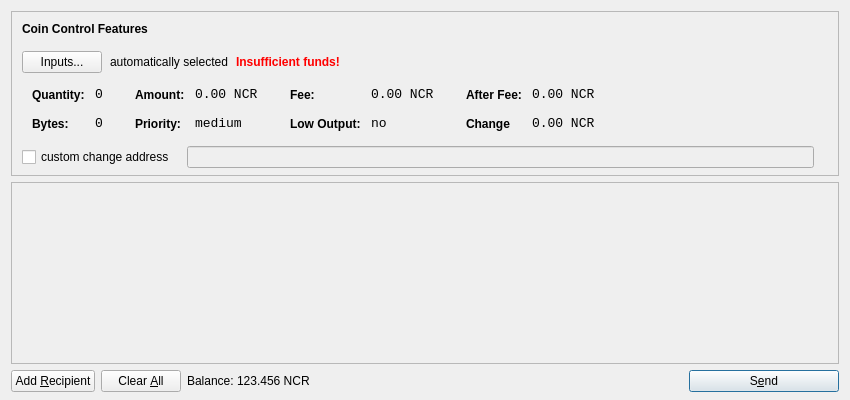
<?xml version="1.0" encoding="UTF-8"?>
<ui version="4.0">
 <class>SendCoinsDialog</class>
 <widget class="QDialog" name="SendCoinsDialog">
  <property name="geometry">
   <rect>
    <x>0</x>
    <y>0</y>
    <width>850</width>
    <height>400</height>
   </rect>
  </property>
  <property name="windowTitle">
   <string>Send Coins</string>
  </property>
  <layout class="QVBoxLayout" name="verticalLayout" stretch="0,1,0">
   <property name="bottomMargin">
    <number>8</number>
   </property>
   <item>
    <widget class="QFrame" name="frameCoinControl">
     <property name="sizePolicy">
      <sizepolicy hsizetype="Expanding" vsizetype="Expanding">
       <horstretch>0</horstretch>
       <verstretch>0</verstretch>
      </sizepolicy>
     </property>
     <property name="maximumSize">
      <size>
       <width>16777215</width>
       <height>16777215</height>
      </size>
     </property>
     <property name="frameShape">
      <enum>QFrame::StyledPanel</enum>
     </property>
     <property name="frameShadow">
      <enum>QFrame::Sunken</enum>
     </property>
     <layout class="QVBoxLayout" name="verticalLayoutCoinControl2">
      <property name="spacing">
       <number>-1</number>
      </property>
      <property name="leftMargin">
       <number>0</number>
      </property>
      <property name="topMargin">
       <number>0</number>
      </property>
      <property name="rightMargin">
       <number>0</number>
      </property>
      <property name="bottomMargin">
       <number>6</number>
      </property>
      <item>
       <layout class="QVBoxLayout" name="verticalLayoutCoinControl" stretch="0,0,0,0,1">
        <property name="spacing">
         <number>0</number>
        </property>
        <property name="leftMargin">
         <number>10</number>
        </property>
        <property name="topMargin">
         <number>10</number>
        </property>
        <item>
         <layout class="QHBoxLayout" name="horizontalLayoutCoinControl1">
          <property name="bottomMargin">
           <number>15</number>
          </property>
          <item>
           <widget class="QLabel" name="labelCoinControlFeatures">
            <property name="sizePolicy">
             <sizepolicy hsizetype="Preferred" vsizetype="Maximum">
              <horstretch>0</horstretch>
              <verstretch>0</verstretch>
             </sizepolicy>
            </property>
            <property name="font">
             <font>
              <weight>75</weight>
              <bold>true</bold>
             </font>
            </property>
            <property name="styleSheet">
             <string notr="true">font-weight:bold;</string>
            </property>
            <property name="text">
             <string>Coin Control Features</string>
            </property>
           </widget>
          </item>
         </layout>
        </item>
        <item>
         <layout class="QHBoxLayout" name="horizontalLayoutCoinControl2" stretch="0,0,0,0">
          <property name="spacing">
           <number>8</number>
          </property>
          <property name="bottomMargin">
           <number>10</number>
          </property>
          <item>
           <widget class="QPushButton" name="pushButtonCoinControl">
            <property name="styleSheet">
             <string notr="true"/>
            </property>
            <property name="text">
             <string>Inputs...</string>
            </property>
           </widget>
          </item>
          <item>
           <widget class="QLabel" name="labelCoinControlAutomaticallySelected">
            <property name="text">
             <string>automatically selected</string>
            </property>
            <property name="margin">
             <number>5</number>
            </property>
           </widget>
          </item>
          <item>
           <widget class="QLabel" name="labelCoinControlInsuffFunds">
            <property name="font">
             <font>
              <weight>75</weight>
              <bold>true</bold>
             </font>
            </property>
            <property name="styleSheet">
             <string notr="true">color:red;font-weight:bold;</string>
            </property>
            <property name="text">
             <string>Insufficient funds!</string>
            </property>
            <property name="margin">
             <number>5</number>
            </property>
           </widget>
          </item>
          <item>
           <spacer name="horizontalSpacerCoinControl">
            <property name="orientation">
             <enum>Qt::Horizontal</enum>
            </property>
            <property name="sizeHint" stdset="0">
             <size>
              <width>40</width>
              <height>1</height>
             </size>
            </property>
           </spacer>
          </item>
         </layout>
        </item>
        <item>
         <widget class="QWidget" name="widgetCoinControl" native="true">
          <property name="sizePolicy">
           <sizepolicy hsizetype="Preferred" vsizetype="Preferred">
            <horstretch>0</horstretch>
            <verstretch>0</verstretch>
           </sizepolicy>
          </property>
          <property name="minimumSize">
           <size>
            <width>0</width>
            <height>0</height>
           </size>
          </property>
          <property name="styleSheet">
           <string notr="true"/>
          </property>
          <layout class="QHBoxLayout" name="horizontalLayoutCoinControl5">
           <property name="margin">
            <number>0</number>
           </property>
           <item>
            <layout class="QHBoxLayout" name="horizontalLayoutCoinControl3" stretch="0,0,0,1">
             <property name="spacing">
              <number>20</number>
             </property>
             <property name="topMargin">
              <number>0</number>
             </property>
             <property name="bottomMargin">
              <number>10</number>
             </property>
             <item>
              <layout class="QFormLayout" name="formLayoutCoinControl1">
               <property name="horizontalSpacing">
                <number>10</number>
               </property>
               <property name="verticalSpacing">
                <number>14</number>
               </property>
               <property name="leftMargin">
                <number>10</number>
               </property>
               <property name="topMargin">
                <number>4</number>
               </property>
               <property name="rightMargin">
                <number>6</number>
               </property>
               <item row="0" column="0">
                <widget class="QLabel" name="labelCoinControlQuantityText">
                 <property name="styleSheet">
                  <string notr="true">font-weight:bold;</string>
                 </property>
                 <property name="text">
                  <string>Quantity:</string>
                 </property>
                 <property name="margin">
                  <number>0</number>
                 </property>
                </widget>
               </item>
               <item row="0" column="1">
                <widget class="QLabel" name="labelCoinControlQuantity">
                 <property name="font">
                  <font>
                   <family>Monospace</family>
                   <pointsize>10</pointsize>
                  </font>
                 </property>
                 <property name="cursor">
                  <cursorShape>IBeamCursor</cursorShape>
                 </property>
                 <property name="contextMenuPolicy">
                  <enum>Qt::ActionsContextMenu</enum>
                 </property>
                 <property name="text">
                  <string>0</string>
                 </property>
                 <property name="margin">
                  <number>0</number>
                 </property>
                 <property name="textInteractionFlags">
                  <set>Qt::LinksAccessibleByMouse|Qt::TextSelectableByKeyboard|Qt::TextSelectableByMouse</set>
                 </property>
                </widget>
               </item>
               <item row="1" column="0">
                <widget class="QLabel" name="labelCoinControlBytesText">
                 <property name="styleSheet">
                  <string notr="true">font-weight:bold;</string>
                 </property>
                 <property name="text">
                  <string>Bytes:</string>
                 </property>
                </widget>
               </item>
               <item row="1" column="1">
                <widget class="QLabel" name="labelCoinControlBytes">
                 <property name="font">
                  <font>
                   <family>Monospace</family>
                   <pointsize>10</pointsize>
                  </font>
                 </property>
                 <property name="cursor">
                  <cursorShape>IBeamCursor</cursorShape>
                 </property>
                 <property name="contextMenuPolicy">
                  <enum>Qt::ActionsContextMenu</enum>
                 </property>
                 <property name="text">
                  <string>0</string>
                 </property>
                 <property name="textInteractionFlags">
                  <set>Qt::LinksAccessibleByMouse|Qt::TextSelectableByKeyboard|Qt::TextSelectableByMouse</set>
                 </property>
                </widget>
               </item>
              </layout>
             </item>
             <item>
              <layout class="QFormLayout" name="formLayoutCoinControl2">
               <property name="horizontalSpacing">
                <number>10</number>
               </property>
               <property name="verticalSpacing">
                <number>14</number>
               </property>
               <property name="leftMargin">
                <number>6</number>
               </property>
               <property name="topMargin">
                <number>4</number>
               </property>
               <property name="rightMargin">
                <number>6</number>
               </property>
               <item row="0" column="0">
                <widget class="QLabel" name="labelCoinControlAmountText">
                 <property name="styleSheet">
                  <string notr="true">font-weight:bold;</string>
                 </property>
                 <property name="text">
                  <string>Amount:</string>
                 </property>
                 <property name="margin">
                  <number>0</number>
                 </property>
                </widget>
               </item>
               <item row="0" column="1">
                <widget class="QLabel" name="labelCoinControlAmount">
                 <property name="font">
                  <font>
                   <family>Monospace</family>
                   <pointsize>10</pointsize>
                  </font>
                 </property>
                 <property name="cursor">
                  <cursorShape>IBeamCursor</cursorShape>
                 </property>
                 <property name="contextMenuPolicy">
                  <enum>Qt::ActionsContextMenu</enum>
                 </property>
                 <property name="text">
                  <string>0.00 NCR</string>
                 </property>
                 <property name="textInteractionFlags">
                  <set>Qt::LinksAccessibleByMouse|Qt::TextSelectableByKeyboard|Qt::TextSelectableByMouse</set>
                 </property>
                </widget>
               </item>
               <item row="1" column="0">
                <widget class="QLabel" name="labelCoinControlPriorityText">
                 <property name="styleSheet">
                  <string notr="true">font-weight:bold;</string>
                 </property>
                 <property name="text">
                  <string>Priority:</string>
                 </property>
                </widget>
               </item>
               <item row="1" column="1">
                <widget class="QLabel" name="labelCoinControlPriority">
                 <property name="font">
                  <font>
                   <family>Monospace</family>
                   <pointsize>10</pointsize>
                  </font>
                 </property>
                 <property name="cursor">
                  <cursorShape>IBeamCursor</cursorShape>
                 </property>
                 <property name="contextMenuPolicy">
                  <enum>Qt::ActionsContextMenu</enum>
                 </property>
                 <property name="text">
                  <string>medium</string>
                 </property>
                 <property name="textInteractionFlags">
                  <set>Qt::LinksAccessibleByMouse|Qt::TextSelectableByKeyboard|Qt::TextSelectableByMouse</set>
                 </property>
                </widget>
               </item>
              </layout>
             </item>
             <item>
              <layout class="QFormLayout" name="formLayoutCoinControl3">
               <property name="horizontalSpacing">
                <number>10</number>
               </property>
               <property name="verticalSpacing">
                <number>14</number>
               </property>
               <property name="leftMargin">
                <number>6</number>
               </property>
               <property name="topMargin">
                <number>4</number>
               </property>
               <property name="rightMargin">
                <number>6</number>
               </property>
               <item row="0" column="0">
                <widget class="QLabel" name="labelCoinControlFeeText">
                 <property name="styleSheet">
                  <string notr="true">font-weight:bold;</string>
                 </property>
                 <property name="text">
                  <string>Fee:</string>
                 </property>
                 <property name="margin">
                  <number>0</number>
                 </property>
                </widget>
               </item>
               <item row="0" column="1">
                <widget class="QLabel" name="labelCoinControlFee">
                 <property name="font">
                  <font>
                   <family>Monospace</family>
                   <pointsize>10</pointsize>
                  </font>
                 </property>
                 <property name="cursor">
                  <cursorShape>IBeamCursor</cursorShape>
                 </property>
                 <property name="contextMenuPolicy">
                  <enum>Qt::ActionsContextMenu</enum>
                 </property>
                 <property name="text">
                  <string>0.00 NCR</string>
                 </property>
                 <property name="textInteractionFlags">
                  <set>Qt::LinksAccessibleByMouse|Qt::TextSelectableByKeyboard|Qt::TextSelectableByMouse</set>
                 </property>
                </widget>
               </item>
               <item row="1" column="0">
                <widget class="QLabel" name="labelCoinControlLowOutputText">
                 <property name="styleSheet">
                  <string notr="true">font-weight:bold;</string>
                 </property>
                 <property name="text">
                  <string>Low Output:</string>
                 </property>
                </widget>
               </item>
               <item row="1" column="1">
                <widget class="QLabel" name="labelCoinControlLowOutput">
                 <property name="font">
                  <font>
                   <family>Monospace</family>
                   <pointsize>10</pointsize>
                  </font>
                 </property>
                 <property name="cursor">
                  <cursorShape>IBeamCursor</cursorShape>
                 </property>
                 <property name="contextMenuPolicy">
                  <enum>Qt::ActionsContextMenu</enum>
                 </property>
                 <property name="text">
                  <string>no</string>
                 </property>
                 <property name="textInteractionFlags">
                  <set>Qt::LinksAccessibleByMouse|Qt::TextSelectableByKeyboard|Qt::TextSelectableByMouse</set>
                 </property>
                </widget>
               </item>
              </layout>
             </item>
             <item>
              <layout class="QFormLayout" name="formLayoutCoinControl4">
               <property name="horizontalSpacing">
                <number>10</number>
               </property>
               <property name="verticalSpacing">
                <number>14</number>
               </property>
               <property name="leftMargin">
                <number>6</number>
               </property>
               <property name="topMargin">
                <number>4</number>
               </property>
               <property name="rightMargin">
                <number>6</number>
               </property>
               <item row="0" column="0">
                <widget class="QLabel" name="labelCoinControlAfterFeeText">
                 <property name="styleSheet">
                  <string notr="true">font-weight:bold;</string>
                 </property>
                 <property name="text">
                  <string>After Fee:</string>
                 </property>
                 <property name="margin">
                  <number>0</number>
                 </property>
                </widget>
               </item>
               <item row="0" column="1">
                <widget class="QLabel" name="labelCoinControlAfterFee">
                 <property name="font">
                  <font>
                   <family>Monospace</family>
                   <pointsize>10</pointsize>
                  </font>
                 </property>
                 <property name="cursor">
                  <cursorShape>IBeamCursor</cursorShape>
                 </property>
                 <property name="contextMenuPolicy">
                  <enum>Qt::ActionsContextMenu</enum>
                 </property>
                 <property name="text">
                  <string>0.00 NCR</string>
                 </property>
                 <property name="textInteractionFlags">
                  <set>Qt::LinksAccessibleByMouse|Qt::TextSelectableByKeyboard|Qt::TextSelectableByMouse</set>
                 </property>
                </widget>
               </item>
               <item row="1" column="0">
                <widget class="QLabel" name="labelCoinControlChangeText">
                 <property name="styleSheet">
                  <string notr="true">font-weight:bold;</string>
                 </property>
                 <property name="text">
                  <string>Change</string>
                 </property>
                </widget>
               </item>
               <item row="1" column="1">
                <widget class="QLabel" name="labelCoinControlChange">
                 <property name="font">
                  <font>
                   <family>Monospace</family>
                   <pointsize>10</pointsize>
                  </font>
                 </property>
                 <property name="cursor">
                  <cursorShape>IBeamCursor</cursorShape>
                 </property>
                 <property name="contextMenuPolicy">
                  <enum>Qt::ActionsContextMenu</enum>
                 </property>
                 <property name="text">
                  <string>0.00 NCR</string>
                 </property>
                 <property name="textInteractionFlags">
                  <set>Qt::LinksAccessibleByMouse|Qt::TextSelectableByKeyboard|Qt::TextSelectableByMouse</set>
                 </property>
                </widget>
               </item>
              </layout>
             </item>
            </layout>
           </item>
          </layout>
         </widget>
        </item>
        <item>
         <layout class="QHBoxLayout" name="horizontalLayoutCoinControl4" stretch="0,0,0">
          <property name="spacing">
           <number>12</number>
          </property>
          <property name="sizeConstraint">
           <enum>QLayout::SetDefaultConstraint</enum>
          </property>
          <property name="topMargin">
           <number>5</number>
          </property>
          <property name="rightMargin">
           <number>5</number>
          </property>
          <item>
           <widget class="QCheckBox" name="checkBoxCoinControlChange">
            <property name="text">
             <string>custom change address</string>
            </property>
           </widget>
          </item>
          <item>
           <widget class="QLineEdit" name="lineEditCoinControlChange">
            <property name="enabled">
             <bool>false</bool>
            </property>
            <property name="sizePolicy">
             <sizepolicy hsizetype="Expanding" vsizetype="Fixed">
              <horstretch>0</horstretch>
              <verstretch>0</verstretch>
             </sizepolicy>
            </property>
           </widget>
          </item>
          <item>
           <widget class="QLabel" name="labelCoinControlChangeLabel">
            <property name="sizePolicy">
             <sizepolicy hsizetype="Preferred" vsizetype="Expanding">
              <horstretch>0</horstretch>
              <verstretch>0</verstretch>
             </sizepolicy>
            </property>
            <property name="minimumSize">
             <size>
              <width>0</width>
              <height>0</height>
             </size>
            </property>
            <property name="text">
             <string/>
            </property>
            <property name="margin">
             <number>3</number>
            </property>
           </widget>
          </item>
         </layout>
        </item>
        <item>
         <spacer name="verticalSpacerCoinControl">
          <property name="orientation">
           <enum>Qt::Vertical</enum>
          </property>
          <property name="sizeHint" stdset="0">
           <size>
            <width>800</width>
            <height>1</height>
           </size>
          </property>
         </spacer>
        </item>
       </layout>
      </item>
     </layout>
    </widget>
   </item>
   <item>
    <widget class="QScrollArea" name="scrollArea">
     <property name="widgetResizable">
      <bool>true</bool>
     </property>
     <widget class="QWidget" name="scrollAreaWidgetContents">
      <property name="geometry">
       <rect>
        <x>0</x>
        <y>0</y>
        <width>830</width>
        <height>165</height>
       </rect>
      </property>
      <layout class="QVBoxLayout" name="verticalLayout_2">
       <property name="margin">
        <number>0</number>
       </property>
       <item>
        <layout class="QVBoxLayout" name="entries">
         <property name="spacing">
          <number>6</number>
         </property>
        </layout>
       </item>
       <item>
        <spacer name="verticalSpacer">
         <property name="orientation">
          <enum>Qt::Vertical</enum>
         </property>
         <property name="sizeHint" stdset="0">
          <size>
           <width>20</width>
           <height>40</height>
          </size>
         </property>
        </spacer>
       </item>
      </layout>
     </widget>
    </widget>
   </item>
   <item>
    <layout class="QHBoxLayout" name="horizontalLayout">
     <item>
      <widget class="QPushButton" name="addButton">
       <property name="toolTip">
        <string>Send to multiple recipients at once</string>
       </property>
       <property name="text">
        <string>Add &amp;Recipient</string>
       </property>
       <property name="icon">
        <iconset resource="../bitcoin.qrc">
         <normaloff>:/icons/add</normaloff>:/icons/add</iconset>
       </property>
       <property name="autoDefault">
        <bool>false</bool>
       </property>
      </widget>
     </item>
     <item>
      <widget class="QPushButton" name="clearButton">
       <property name="sizePolicy">
        <sizepolicy hsizetype="Minimum" vsizetype="Fixed">
         <horstretch>0</horstretch>
         <verstretch>0</verstretch>
        </sizepolicy>
       </property>
       <property name="toolTip">
        <string>Remove all transaction fields</string>
       </property>
       <property name="text">
        <string>Clear &amp;All</string>
       </property>
       <property name="icon">
        <iconset resource="../bitcoin.qrc">
         <normaloff>:/icons/remove</normaloff>:/icons/remove</iconset>
       </property>
       <property name="autoRepeatDelay">
        <number>300</number>
       </property>
       <property name="autoDefault">
        <bool>false</bool>
       </property>
      </widget>
     </item>
     <item>
      <layout class="QHBoxLayout" name="horizontalLayout_2">
       <property name="spacing">
        <number>3</number>
       </property>
       <item>
        <widget class="QLabel" name="label">
         <property name="sizePolicy">
          <sizepolicy hsizetype="Preferred" vsizetype="Fixed">
           <horstretch>0</horstretch>
           <verstretch>0</verstretch>
          </sizepolicy>
         </property>
         <property name="text">
          <string>Balance:</string>
         </property>
        </widget>
       </item>
       <item>
        <widget class="QLabel" name="labelBalance">
         <property name="sizePolicy">
          <sizepolicy hsizetype="Preferred" vsizetype="Fixed">
           <horstretch>0</horstretch>
           <verstretch>0</verstretch>
          </sizepolicy>
         </property>
         <property name="cursor">
          <cursorShape>IBeamCursor</cursorShape>
         </property>
         <property name="text">
          <string>123.456 NCR</string>
         </property>
         <property name="textInteractionFlags">
          <set>Qt::LinksAccessibleByMouse|Qt::TextSelectableByKeyboard|Qt::TextSelectableByMouse</set>
         </property>
        </widget>
       </item>
      </layout>
     </item>
     <item>
      <spacer name="horizontalSpacer">
       <property name="orientation">
        <enum>Qt::Horizontal</enum>
       </property>
       <property name="sizeHint" stdset="0">
        <size>
         <width>40</width>
         <height>20</height>
        </size>
       </property>
      </spacer>
     </item>
     <item>
      <widget class="QPushButton" name="sendButton">
       <property name="minimumSize">
        <size>
         <width>150</width>
         <height>0</height>
        </size>
       </property>
       <property name="toolTip">
        <string>Confirm the send action</string>
       </property>
       <property name="text">
        <string>S&amp;end</string>
       </property>
       <property name="icon">
        <iconset resource="../bitcoin.qrc">
         <normaloff>:/icons/send</normaloff>:/icons/send</iconset>
       </property>
       <property name="default">
        <bool>true</bool>
       </property>
      </widget>
     </item>
    </layout>
   </item>
  </layout>
 </widget>
 <resources>
  <include location="../bitcoin.qrc"/>
 </resources>
 <connections/>
</ui>
